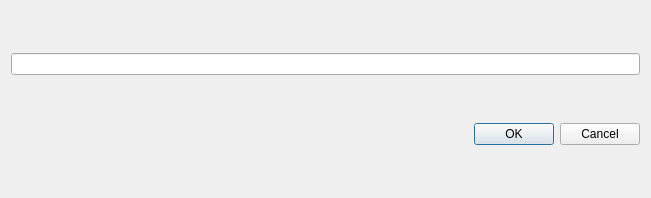
<?xml version="1.0" encoding="UTF-8"?>
<ui version="4.0">
 <class>ShareWith</class>
 <widget class="QDialog" name="ShareWith">
  <property name="geometry">
   <rect>
    <x>0</x>
    <y>0</y>
    <width>651</width>
    <height>198</height>
   </rect>
  </property>
  <property name="windowTitle">
   <string>Share With ..</string>
  </property>
  <layout class="QGridLayout" name="gridLayout">
   <item row="0" column="0">
    <widget class="QLineEdit" name="shareTarget"/>
   </item>
   <item row="1" column="0">
    <widget class="QDialogButtonBox" name="buttonBox">
     <property name="orientation">
      <enum>Qt::Horizontal</enum>
     </property>
     <property name="standardButtons">
      <set>QDialogButtonBox::Cancel|QDialogButtonBox::Ok</set>
     </property>
    </widget>
   </item>
  </layout>
 </widget>
 <resources/>
 <connections>
  <connection>
   <sender>buttonBox</sender>
   <signal>accepted()</signal>
   <receiver>ShareWith</receiver>
   <slot>accept()</slot>
   <hints>
    <hint type="sourcelabel">
     <x>248</x>
     <y>254</y>
    </hint>
    <hint type="destinationlabel">
     <x>157</x>
     <y>274</y>
    </hint>
   </hints>
  </connection>
  <connection>
   <sender>buttonBox</sender>
   <signal>rejected()</signal>
   <receiver>ShareWith</receiver>
   <slot>reject()</slot>
   <hints>
    <hint type="sourcelabel">
     <x>316</x>
     <y>260</y>
    </hint>
    <hint type="destinationlabel">
     <x>286</x>
     <y>274</y>
    </hint>
   </hints>
  </connection>
 </connections>
</ui>
